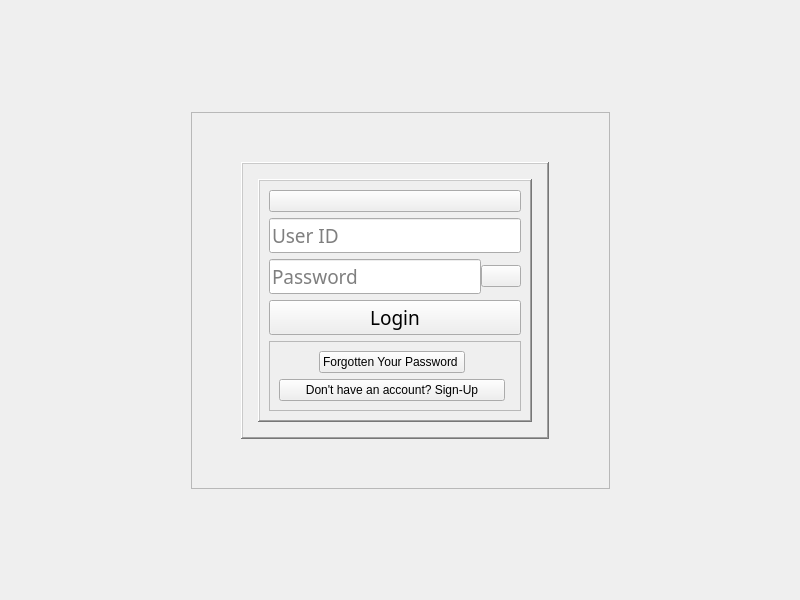
<?xml version="1.0" encoding="UTF-8"?>
<ui version="4.0">
 <class>LoginWindow</class>
 <widget class="QWidget" name="LoginWindow">
  <property name="geometry">
   <rect>
    <x>0</x>
    <y>0</y>
    <width>800</width>
    <height>600</height>
   </rect>
  </property>
  <property name="windowTitle">
   <string>LoginWindow</string>
  </property>
  <layout class="QGridLayout" name="gridLayout_6">
   <item row="0" column="1">
    <spacer name="verticalSpacer">
     <property name="orientation">
      <enum>Qt::Vertical</enum>
     </property>
     <property name="sizeHint" stdset="0">
      <size>
       <width>20</width>
       <height>65</height>
      </size>
     </property>
    </spacer>
   </item>
   <item row="1" column="0">
    <spacer name="horizontalSpacer">
     <property name="orientation">
      <enum>Qt::Horizontal</enum>
     </property>
     <property name="sizeHint" stdset="0">
      <size>
       <width>160</width>
       <height>20</height>
      </size>
     </property>
    </spacer>
   </item>
   <item row="1" column="1" colspan="2">
    <widget class="QFrame" name="coverFrame">
     <property name="frameShape">
      <enum>QFrame::StyledPanel</enum>
     </property>
     <property name="frameShadow">
      <enum>QFrame::Raised</enum>
     </property>
     <layout class="QGridLayout" name="gridLayout_5">
      <item row="0" column="1">
       <spacer name="verticalSpacer_5">
        <property name="orientation">
         <enum>Qt::Vertical</enum>
        </property>
        <property name="sizeHint" stdset="0">
         <size>
          <width>20</width>
          <height>40</height>
         </size>
        </property>
       </spacer>
      </item>
      <item row="1" column="0">
       <spacer name="horizontalSpacer_4">
        <property name="orientation">
         <enum>Qt::Horizontal</enum>
        </property>
        <property name="sizeHint" stdset="0">
         <size>
          <width>40</width>
          <height>20</height>
         </size>
        </property>
       </spacer>
      </item>
      <item row="1" column="1" rowspan="2" colspan="2">
       <widget class="QFrame" name="frame_4">
        <property name="frameShape">
         <enum>QFrame::WinPanel</enum>
        </property>
        <property name="frameShadow">
         <enum>QFrame::Raised</enum>
        </property>
        <layout class="QGridLayout" name="gridLayout_4">
         <property name="leftMargin">
          <number>15</number>
         </property>
         <property name="topMargin">
          <number>15</number>
         </property>
         <property name="rightMargin">
          <number>15</number>
         </property>
         <property name="bottomMargin">
          <number>15</number>
         </property>
         <property name="spacing">
          <number>12</number>
         </property>
         <item row="0" column="0">
          <widget class="QFrame" name="frame">
           <property name="enabled">
            <bool>true</bool>
           </property>
           <property name="frameShape">
            <enum>QFrame::WinPanel</enum>
           </property>
           <property name="frameShadow">
            <enum>QFrame::Raised</enum>
           </property>
           <layout class="QGridLayout" name="gridLayout">
            <item row="0" column="0">
             <layout class="QVBoxLayout" name="verticalLayout_2">
              <item>
               <widget class="QPushButton" name="Logo">
                <property name="enabled">
                 <bool>true</bool>
                </property>
                <property name="text">
                 <string/>
                </property>
                <property name="icon">
                 <iconset>
                  <normaloff>icons/favicon_io/favicon.ico</normaloff>icons/favicon_io/favicon.ico</iconset>
                </property>
                <property name="iconSize">
                 <size>
                  <width>50</width>
                  <height>50</height>
                 </size>
                </property>
                <property name="checkable">
                 <bool>false</bool>
                </property>
               </widget>
              </item>
              <item>
               <widget class="QLineEdit" name="adminId">
                <property name="enabled">
                 <bool>true</bool>
                </property>
                <property name="font">
                 <font>
                  <family>Rockwell Condensed</family>
                  <pointsize>14</pointsize>
                 </font>
                </property>
                <property name="placeholderText">
                 <string>User ID</string>
                </property>
               </widget>
              </item>
              <item>
               <layout class="QHBoxLayout" name="horizontalLayout_2">
                <property name="spacing">
                 <number>0</number>
                </property>
                <item>
                 <widget class="QLineEdit" name="adminPassword">
                  <property name="font">
                   <font>
                    <family>Rockwell Condensed</family>
                    <pointsize>14</pointsize>
                   </font>
                  </property>
                  <property name="inputMask">
                   <string/>
                  </property>
                  <property name="echoMode">
                   <enum>QLineEdit::Password</enum>
                  </property>
                  <property name="placeholderText">
                   <string>Password</string>
                  </property>
                 </widget>
                </item>
                <item>
                 <widget class="QPushButton" name="showPassword">
                  <property name="text">
                   <string/>
                  </property>
                  <property name="icon">
                   <iconset>
                    <normaloff>icons/hide.png</normaloff>icons/hide.png</iconset>
                  </property>
                 </widget>
                </item>
               </layout>
              </item>
              <item>
               <widget class="QPushButton" name="loginButton">
                <property name="font">
                 <font>
                  <family>Rockwell Condensed</family>
                  <pointsize>14</pointsize>
                 </font>
                </property>
                <property name="text">
                 <string>Login</string>
                </property>
                <property name="icon">
                 <iconset>
                  <normaloff>../../../../Downloads/login.ico</normaloff>../../../../Downloads/login.ico</iconset>
                </property>
                <property name="iconSize">
                 <size>
                  <width>25</width>
                  <height>25</height>
                 </size>
                </property>
                <property name="checkable">
                 <bool>true</bool>
                </property>
               </widget>
              </item>
             </layout>
            </item>
            <item row="1" column="0">
             <widget class="QFrame" name="frame_2">
              <property name="frameShape">
               <enum>QFrame::StyledPanel</enum>
              </property>
              <property name="frameShadow">
               <enum>QFrame::Raised</enum>
              </property>
              <layout class="QGridLayout" name="gridLayout_2">
               <item row="0" column="0">
                <layout class="QVBoxLayout" name="verticalLayout">
                 <item>
                  <layout class="QHBoxLayout" name="horizontalLayout">
                   <item>
                    <spacer name="horizontalSpacer_5">
                     <property name="orientation">
                      <enum>Qt::Horizontal</enum>
                     </property>
                     <property name="sizeHint" stdset="0">
                      <size>
                       <width>40</width>
                       <height>20</height>
                      </size>
                     </property>
                    </spacer>
                   </item>
                   <item>
                    <widget class="QPushButton" name="resetPassword">
                     <property name="enabled">
                      <bool>true</bool>
                     </property>
                     <property name="text">
                      <string>Forgotten Your Password </string>
                     </property>
                     <property name="checkable">
                      <bool>true</bool>
                     </property>
                    </widget>
                   </item>
                   <item>
                    <spacer name="horizontalSpacer_6">
                     <property name="orientation">
                      <enum>Qt::Horizontal</enum>
                     </property>
                     <property name="sizeHint" stdset="0">
                      <size>
                       <width>40</width>
                       <height>20</height>
                      </size>
                     </property>
                    </spacer>
                   </item>
                  </layout>
                 </item>
                 <item>
                  <widget class="QPushButton" name="goToSignUp">
                   <property name="text">
                    <string>Don't have an account? Sign-Up</string>
                   </property>
                   <property name="checkable">
                    <bool>true</bool>
                   </property>
                  </widget>
                 </item>
                </layout>
               </item>
               <item row="0" column="1">
                <widget class="Line" name="line">
                 <property name="orientation">
                  <enum>Qt::Horizontal</enum>
                 </property>
                </widget>
               </item>
              </layout>
             </widget>
            </item>
           </layout>
          </widget>
         </item>
        </layout>
       </widget>
      </item>
      <item row="2" column="3">
       <spacer name="horizontalSpacer_3">
        <property name="orientation">
         <enum>Qt::Horizontal</enum>
        </property>
        <property name="sizeHint" stdset="0">
         <size>
          <width>51</width>
          <height>20</height>
         </size>
        </property>
       </spacer>
      </item>
      <item row="3" column="2">
       <spacer name="verticalSpacer_4">
        <property name="orientation">
         <enum>Qt::Vertical</enum>
        </property>
        <property name="sizeHint" stdset="0">
         <size>
          <width>20</width>
          <height>40</height>
         </size>
        </property>
       </spacer>
      </item>
     </layout>
    </widget>
   </item>
   <item row="1" column="3">
    <spacer name="horizontalSpacer_2">
     <property name="orientation">
      <enum>Qt::Horizontal</enum>
     </property>
     <property name="sizeHint" stdset="0">
      <size>
       <width>160</width>
       <height>20</height>
      </size>
     </property>
    </spacer>
   </item>
   <item row="2" column="2">
    <spacer name="verticalSpacer_3">
     <property name="orientation">
      <enum>Qt::Vertical</enum>
     </property>
     <property name="sizeHint" stdset="0">
      <size>
       <width>20</width>
       <height>64</height>
      </size>
     </property>
    </spacer>
   </item>
  </layout>
 </widget>
 <resources/>
 <connections/>
</ui>
